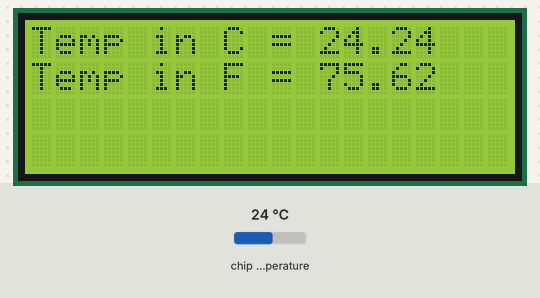
A program run on a simulated Raspberry Pi Pico running MicroPython. Shown: 20×4 character LCD. The inputs (shaded band) are chosen by the test bench; at power-on: chip temperature 24 °C. Library files of the repository ran but are not shown: lcd_api.py, pico_i2c_lcd.py; what the program prints to the serial console is not drawn.

Above: at 1.2 s.
1.3 s: chip temperature set to 1 °C
At 2.7 s:
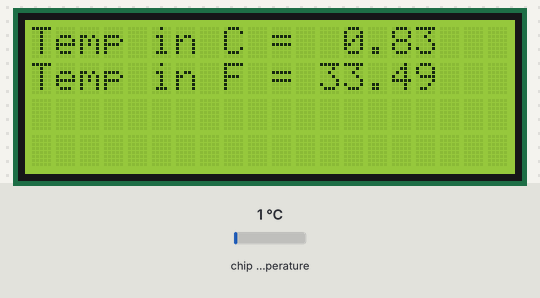
7.3 s: chip temperature set to 11 °C
At 9.5 s:
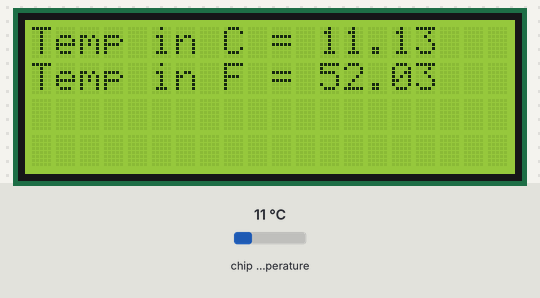
11.7 s: chip temperature set to 22 °C
At 13.3 s:
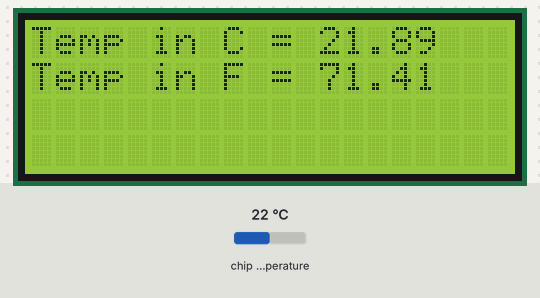
Timing chart, 0 to 14.8 s (numbered marks = the images above; inputs shaded):
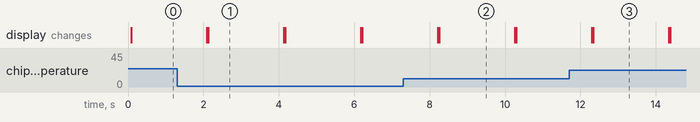

Measured:
- after the input at 1.3 s, the display: first differs from a run without the input after 0.83 s (image 1)
- after the input at 7.3 s, the display: first differs from a run without the input after 0.96 s (image 2)
- after the input at 11.7 s, the display: first differs from a run without the input after 0.64 s (image 3)
- what the display in image 1 shows lasts 2.0 s, from 2.1 s to 4.1 s

The program:

lcd_display.py
```python
import utime
from lcd_api import LcdApi
from machine import I2C,Pin,ADC
from pico_i2c_lcd import I2cLcd

I2C_ADDR=0x27
I2C_NUM_ROWS= 4
I2C_NUM_COLS= 20

sense_temp=ADC(4)
conversion_factor=3.3/65535

i2c=I2C(0,sda=Pin(0),scl=Pin(1),freq=400000)

lcd = I2cLcd(i2c, I2C_ADDR, I2C_NUM_ROWS, I2C_NUM_COLS)

while True:

    voltage=sense_temp.read_u16()*conversion_factor
    temp_C=27-(voltage-0.706)/0.001721
    print(temp_C)


    temp_F= (temp_C*9/5)+32
    print(temp_F)


    lcd.clear()
    lcd.move_to(0,0)
    lcd.putstr("Temp in C = {0:5.2f}".format(temp_C))
    lcd.move_to(0,1)
    lcd.putstr("Temp in F = {0:5.2f}" .format(temp_F))
    utime.sleep(2)
```
